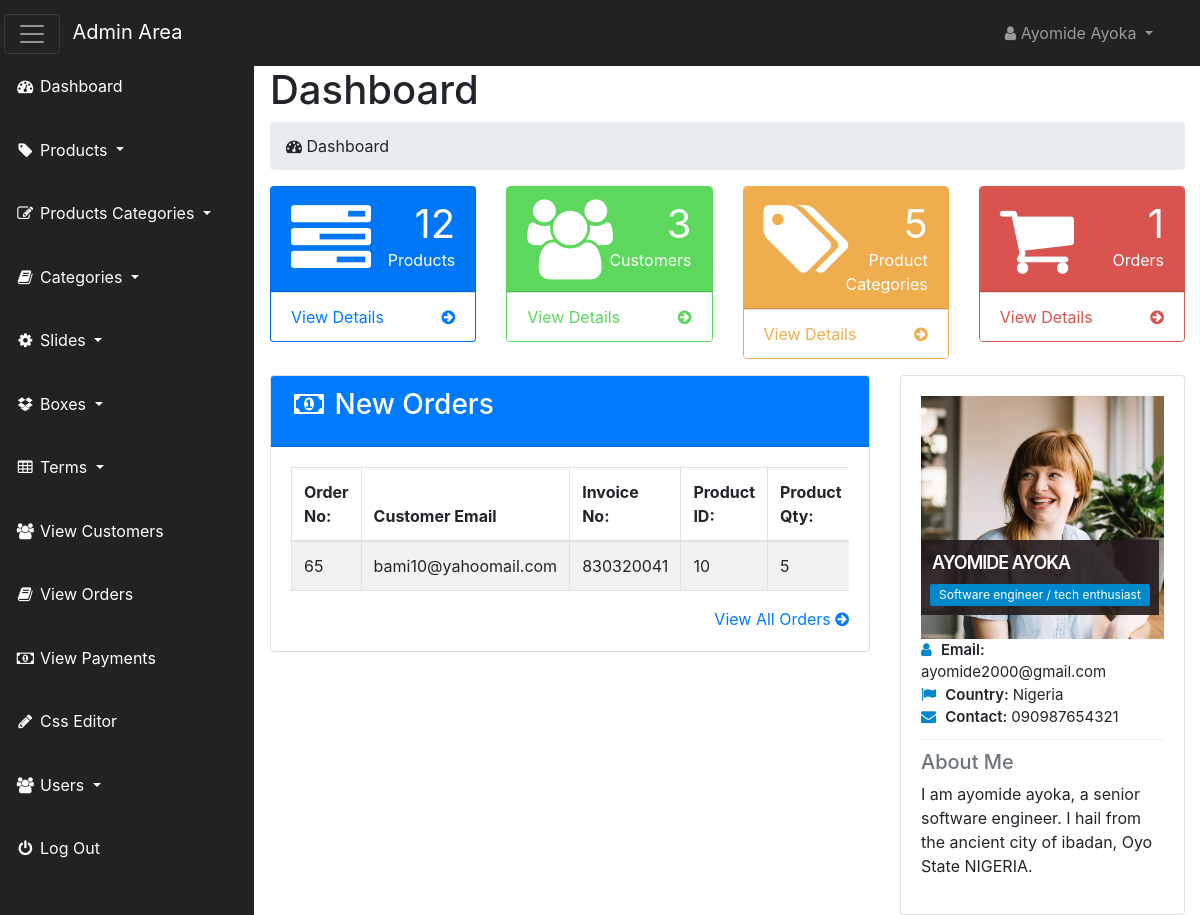
The app's page /admin_area/index.php?dashboard (signed in) with its own data.
### tables this page shows
CREATE TABLE `pending_orders` (
  `order_id` int(100) NOT NULL,
  `customer_id` int(100) NOT NULL,
  `invoice_no` int(100) NOT NULL,
  `product_id` int(100) NOT NULL,
  `qty` int(100) NOT NULL,
  `size` text NOT NULL,
  `order_status` text NOT NULL
);

CREATE TABLE `customers` (
  `customer_id` int(100) NOT NULL,
  `customer_name` varchar(255) NOT NULL,
  `customer_email` varchar(255) NOT NULL,
  `customer_pass` varchar(255) NOT NULL,
  `customer_country` text NOT NULL,
  `customer_cty` text NOT NULL,
  `customer_contact` varchar(255) NOT NULL,
  `customer_address` text NOT NULL,
  `customer_image` varchar(100) NOT NULL,
  `customer_ip` varchar(100) NOT NULL
);

### admin_area/dashboard.php (the view, shortened to what this page needs)
<?php
   if(!isset($_SESSION['admin_email'])) {
    echo "<script> window.open('login.php','_self') </script>";
   }
   else{
?>
<div class="row">
    <div class="col-lg-12 mt-3">
        <h1 class="page-header">Dashboard</h1>
        <ol class="breadcrumb">
            <li class="active">
                <i class="fa fa-dashboard"></i> Dashboard
            </li>
        </ol>
    </div>
</div>
<div class="row">
    <div class="col-md-6 col-lg-3">
        <div class="card text-white bg-primary">
          <div class="card-header">
                <div class="row">
                    <div class="col-sm-3">
                        <i class="fa fa-tasks fa-5x"></i>
                    </div>
                    <div class="col-sm-9 text-right">
                        <div class="huge"> <?php echo $count_products; ?> </div>
                        <div> Products </div>
                    </div>
                </div>
          </div>
          <a href="index.php?view_products">
             <div class="card-footer bg-white text-primary">
                <span class="pull-left">
                   View Details
                </span>
                <span class="pull-right">
                   <i class="fa fa-arrow-circle-right"></i>
                </span>
                <div class="clearfix"></div>
             </div>
          </a>
        </div>
    </div>
    <div class="col-md-6 col-lg-3">
        <div class="card panel-green">
          <div class="card-header">
                <div class="row">
                    <div class="col-sm-3">
                        <i class="fa fa-users fa-5x"></i>
                    </div>
                    <div class="col-sm-9 text-right">
                        <div class="huge"> <?php echo $count_customers; ?> </div>
                        <div> Customers </div>
                    </div>
                </div>
          </div>
          <a href="index.php?view_customers">
             <div class="card-footer bg-white">
                <span class="pull-left">
                   View Details
                </span>
                <span class="pull-right">
                   <i class="fa fa-arrow-circle-right"></i>
                </span>
                <div class="clearfix"></div>
             </div>
          </a>
        </div>
    </div>
    <div class="col-md-6 col-lg-3">
        <div class="card panel-yellow">
          <div class="card-header">
                <div class="row">
                    <div class="col-sm-3">
                        <i class="fa fa-tags fa-5x"></i>
                    </div>
                    <div class="col-sm-9 text-right">
                        <div class="huge"> <?php echo $count_p_categories; ?> </div>
                        <div> Product Categories </div>
                    </div>
                </div>
          </div>
          <a href="index.php?view_p_cats">
             <div class="card-footer bg-white">
                <span class="pull-left">
                   View Details
                </span>
                <span class="pull-right">
                   <i class="fa fa-arrow-circle-right"></i>
                </span>
                <div class="clearfix"></div>
             </div>
          </a>
        </div>
    </div>
    <div class="col-md-6 col-lg-3">
        <div class="card panel-red">
          <div class="card-header">
                <div class="row">
                    <div class="col-sm-3">
                        <i class="fa fa-shopping-cart fa-5x"></i>
                    </div>
                    <div class="col-sm-9 text-right">
                        <div class="huge"> <?php echo $count_pending_orders ?> </div>
                        <div> Orders </div>
                    </div>
                </div>
          </div>
          <a href="index.php?view_orders">
             <div class="card-footer bg-white">
                <span class="pull-left">
                   View Details
                </span>
                <span class="pull-right">
                   <i class="fa fa-arrow-circle-right"></i>
                </span>
                <div class="clearfix"></div>
             </div>
          </a>
        </div>
    </div>
</div>
<div class="row">
    <div class="col-lg-8 mt-3">
        <div class="card">
            <div class="card-header text-white bg-primary">
                <h3 class="card-title">
                    <i class="fa fa-money fa-fw"></i> New Orders
                </h3>
            </div>
           <div class="card-body">
                <div class="table-responsive">
                    <table class="table table-hover table-striped table-bordered">
                        <thead>
                            <tr>
                                <th> Order No: </th>
                                <th> Customer Email </th>
                                <th> Invoice No: </th>
                                <th> Product ID: </hr>
                                <th> Product Qty: </th>
                            </tr>
                        </thead>
                        <tbody>
                          <?php
                              $get_order = "select * from pending_orders order by 1 DESC LIMIT 0,4";
                              $run_order = mysqli_query($con,$get_order);
                              while($row_order = mysqli_fetch_array($run_order)) {
                                $order_id = $row_order['order_id'];
                                $c_id = $row_order['customer_id'];
                                $invoice_no = $row_order['invoice_no'];
                                $product_id = $row_order['product_id'];
                                $qty = $row_order['qty'];
                          ?>
                            <tr>
                                <td> <?php echo $order_id; ?> </td>
                                <td>
                                   <?php
                                     $get_customer = "select * from customers where customer_id='$c_id'";
                                     $run_customer = mysqli_query($con,$get_customer);
                                     $row_customer = mysqli_fetch_array($run_customer);
                                     $customer_email = $row_customer['customer_email'];
                                     echo $customer_email;
                                   ?>
                                 </td>
                                <td> <?php echo $invoice_no; ?> </td>
                                <td> <?php echo $product_id; ?> </td>
                                <td> <?php echo $qty; ?> </td>
                            </tr>
                            <?php } ?>
                        </tbody>
                    </table>
                </div>
                <div class="text-right">
                    <a href="index.php?view_orders">
                        View All Orders <i class="fa fa-arrow-circle-right"></i>
                    </a>
                </div>
           </div>
        </div>
    </div>
    <div class="col-md-4 mt-3">
        <div class="card">
            <div class="card-body">
                <div class="thumb-info">
                    <img src="admin_images/<?php echo $admin_image; ?>" alt="<?php echo $admin_image; ?>" class="img-fluid">
                    <div class="thumb-info-title">
                        <span class="thumb-info-inner"> <?php echo $admin_name; ?> </span>
                        <span class="thumb-info-type"> <?php echo $admin_job; ?> </span>
                    </div>
                </div>
                <div class="mb-md">
                    <div class="widget-content-expanded">
                        <i class="fa fa-user"></i> <span> Email: </span> <?php echo $admin_email; ?> <br>
                        <i class="fa fa-flag"></i> <span> Country: </span> <?php echo $admin_country; ?> <br>
                        <i class="fa fa-envelope"></i> <span> Contact: </span> <?php echo $admin_contact; ?> <br>
                    </div>
                    <hr class="dotted short">
                    <h5 class="text-muted">About Me</h5>
                    <p>
                       <?php echo $admin_about; ?>
                    </p>
                </div>
            </div>
        </div>
    </div>
</div>
<?php } ?>

### admin_area/includes/sidebar.php (shortened to what this page needs)
<?php
   if(!isset($_SESSION['admin_email'])) {
    echo "<script> window.open('login.php','_self') </script>";
   }
   else{
?>
<nav class="navbar navbar-inverse fixed-top navbar-dark bg-dark" id="first-nav">
    <div class="navbar-header">
        <button class="navbar-toggler mr-2" id="basttoggle" type="button" data-toggle="collapse" data-target=".navbar-ex1-collapse">
            <span class="navbar-toggler-icon"></span>
        </button>
        <a href="index.php?dashboard" class="navbar-brand">Admin Area</a>
    </div>
    <ul class="nav navbar-right top-nav">
        <li class="nav-item dropdown">
            <a class="nav-link dropdown-toggle" href="#" data-toggle="dropdown">
               <i class="fa fa-user"></i> <?php echo $admin_name; ?>
            </a>
        </li>
    </ul>
    <div class=" navbar-collapse navbar-ex1-collapse">
        <ul class="nav side-nav" id="side-nav">
            <li>
                <a class="nav-link" href="index.php?dashboard">
                  <i class="fa fa-fw fa-dashboard"></i> Dashboard
                </a>
            </li>
            <li class="nav-item dropdown">
                <a class="nav-link dropdown-toggle" href="#" data-toggle="dropdown" data-target="#products">
                  <i class="fa fa-fw fa-tag"></i> Products
                </a>
            </li>
            <li class="nav-item dropdown">
                <a class="nav-link dropdown-toggle" href="#" data-toggle="dropdown" data-target="#products">
                  <i class="fa fa-fw fa-edit"></i> Products Categories
                </a>
            </li>
            <li class="nav-item dropdown">
                <a class="nav-link dropdown-toggle" href="#" data-toggle="dropdown" data-target="#products">
                  <i class="fa fa-fw fa-book"></i> Categories
                </a>
            </li>
            <li class="nav-item dropdown">
                <a class="nav-link dropdown-toggle" href="#" data-toggle="dropdown" data-target="#products">
                  <i class="fa fa-fw fa-gear"></i> Slides
                </a>
            </li>
            <li class="nav-item dropdown">
                <a class="nav-link dropdown-toggle" href="#" data-toggle="dropdown" data-target="#products">
                  <i class="fa fa-fw fa-dropbox"></i> Boxes
                </a>
            </li>
            <li class="nav-item dropdown">
                <a class="nav-link dropdown-toggle" href="#" data-toggle="dropdown" data-target="#products">
                  <i class="fa fa-fw fa-table"></i> Terms
                </a>
            </li>
            <li>
                <a  class="nav-link" href="index.php?view_customers">
                  <i class="fa fa-fw fa-users"></i> View Customers
                </a>
            </li>
            <li>
                <a  class="nav-link" href="index.php?view_orders">
                  <i class="fa fa-fw fa-book"></i> View Orders
                </a>
            </li>
            <li>
                <a  class="nav-link" href="index.php?view_payments">
                  <i class="fa fa-fw fa-money"></i> View Payments
                </a>
            </li>
            <li>
                <a  class="nav-link" href="index.php?edit_css">
                  <i class="fa fa-fw fa-pencil"></i> Css Editor
                </a>
            </li>
            <li class="nav-item dropdown">
                <a class="nav-link dropdown-toggle" href="#" data-toggle="dropdown" data-target="#products">
                  <i class="fa fa-fw fa-users"></i> Users
                </a>
            </li>
            <li>
                <a class="nav-link" href="logout.php">
                  <i class="fa fa-fw fa-power-off"></i> Log Out
                </a>
            </li>
        </ul>
    </div>
</nav>
<?php } ?>

### admin_area/css/style.css (style rules this page uses)
* { margin: 0; padding: 0; }
body { margin-top: 100px; }
@media (min-width:768px) { body { margin-top: 50px; } }
#first-nav { background-color: #222222 !important; }
#first-nav #basttoggle { margin-left: -12px; }
#first-nav .top-nav { margin:0 15px; }
.top-nav>li>a { color:#999999; line-height: 20px; padding-top: 15px; padding-bottom: 15px; }
#side-nav { margin: -17px !important; }
.side-nav>li { padding: 0; margin: 0; }
.side-nav>li>a { color: #ffffff; }
@media (min-width:768px) { .side-nav { position: fixed; top: 83px; bottom: 0; width: 255px; overflow-x: hidden; overflow-y: auto; background-color: #222222; padding-bottom: 40px; border-radius: 0; } }
@media (min-width:768px) { .side-nav>li>a { width: 255px; } }
.panel-green { border-color:#5cd85c; }
.panel-red { border-color:#d9534f; }
.panel-yellow { border-color:#f0ad4e; }
.huge { font-size: 40px; line-height: normal; }
.panel-green>.card-header { color: #ffffff; background-color: #5cd85c; }
.panel-green>a { color: #5cd85c; }
.panel-yellow>.card-header { color: #ffffff; background-color:#f0ad4e; }
.panel-yellow>a { color: #f0ad4e; }
.panel-red>.card-header { color: #ffffff; background-color: #d9534f; }
.panel-red>a { color: #d9534f; }
.card-body { border-radius: 5px; }
.thumb-info { position: relative; }
hr { border: 0; height: 1px; margin: 10px 0 10px 0; }
hr.dotted { border-bottom:1px #dddddd dotted; height: 0px; margin: 10px 0 10px 0; }
.thumb-info .thumb-info-title { background: rgba(36, 27, 28,.9); bottom: 10%; color: #ffffff; font-size: 18px; font-weight: 600; left: 0; letter-spacing: -1px; padding: 9px 11px 9px; position: absolute; text-transform: uppercase; z-index: 1; }
.thumb-info .thumb-info-inner { display: block; }
.thumb-info .thumb-info-type { background: #0088cc; display: inline-block; border-radius: 2px; font-size: 12px; font-weight: 400; letter-spacing: 0; margin: 8px -2px -15px -2px; padding: 2px 9px; text-transform: none; }
.widget-content-expanded { font-size: 15px; }
.widget-content-expanded span { font-weight: 600; }
.widget-content-expanded i { color: #0088cc; margin-right: 5px; }

### records on screen
pending_orders: order_id "65", customer.customer_email "bami10@yahoomail.com", invoice_no "830320041", product "10", qty "5"

### other values on screen
$admin_name "Ayomide Ayoka"
$count_products "12"
$count_customers "3"
$count_p_categories "5"
$count_pending_orders "1"
$admin_name "AYOMIDE AYOKA"
$admin_job "Software engineer / tech enthusiast"
$admin_email "ayomide2000@gmail.com"
$admin_country "Nigeria"
$admin_contact "090987654321"
$admin_about "I am ayomide ayoka, a senior software engineer. I hail from the ancient city of ibadan, Oyo State NIGERIA."
